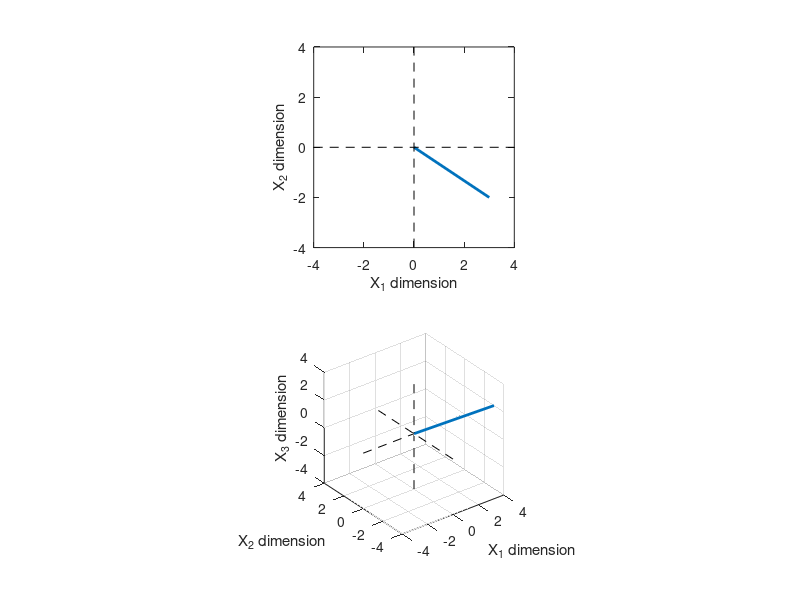
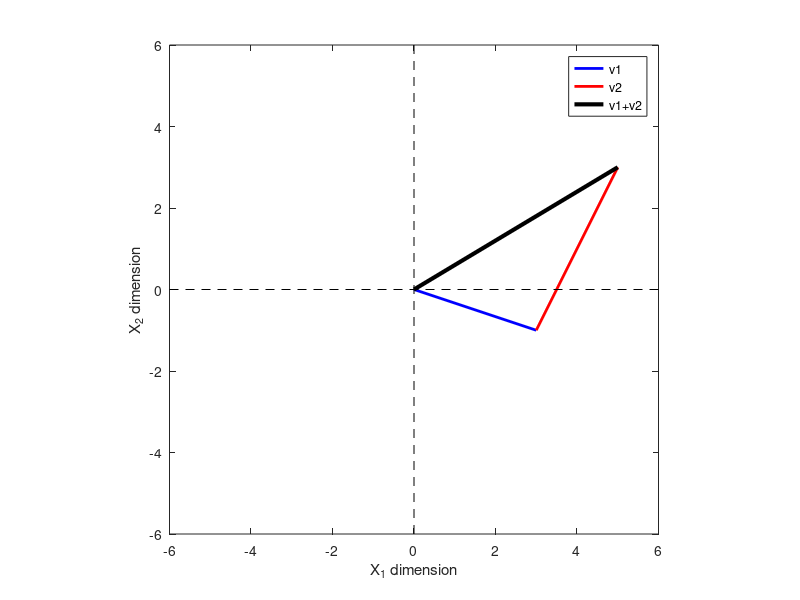
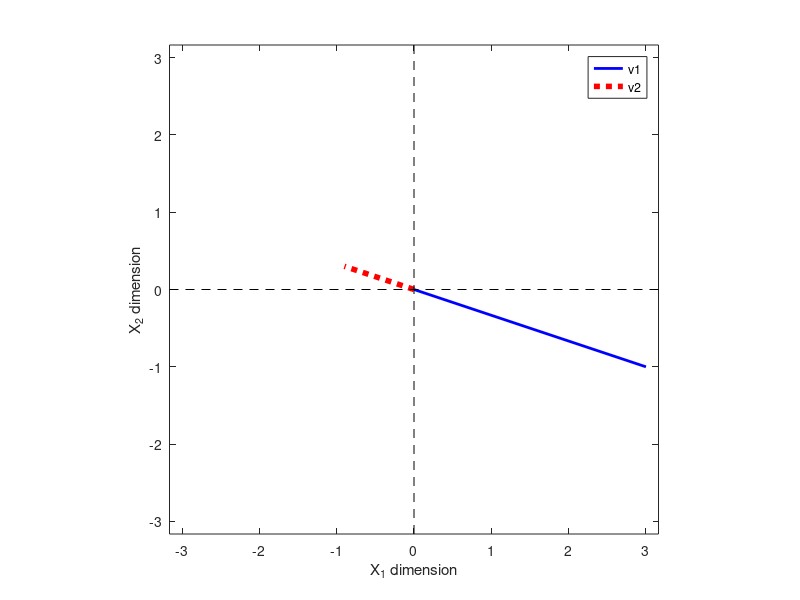
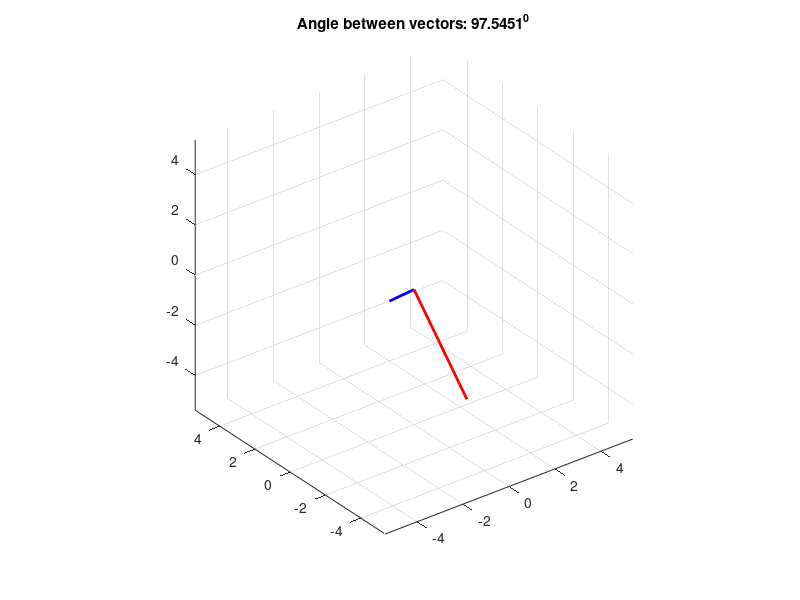

These charts were generated, in order, by the following MATLAB code: (Note: this script raises an error after producing the figures.)
%%
%     COURSE: Linear algebra: theory and implementation
%    SECTION: Vectors
%      VIDEO: Algebraic and geometric interpretations
% Instructor: sincxpress.com
%
%%

%% creating and plotting vectors


% 2-dimensional row vector
v2 = [ 3 -2 ];

% 3-dimensional row vector
v3 = [ 4 -3 2 ];

% row to column (or vice-versa):
% Transpose
v3'


% plot them
figure(1), clf
subplot(211)

% the main plotting line:
plot([0 v2(1)],[0 v2(2)],'linew',2)

% this code just makes the plot look nicer
axis square
axis([ -4 4 -4 4 ])
hold on
plot(get(gca,'xlim'),[0 0],'k--')
plot([0 0],get(gca,'ylim'),'k--')
xlabel('X_1 dimension')
ylabel('X_2 dimension')


% plot the 3D vector
subplot(212)

% the main plotting code:
plot3([0 v3(1)],[0 v3(2)],[0 v3(3)],'linew',2)

% make the plot look nicer
axis square
axis([ -4 4 -4 4 -4 4 ])
hold on, grid on
plot3(get(gca,'xlim'),[0 0],[0 0],'k--')
plot3([0 0],get(gca,'ylim'),[0 0],'k--')
plot3([0 0],[0 0],get(gca,'zlim'),'k--')
xlabel('X_1 dimension')
ylabel('X_2 dimension')
zlabel('X_3 dimension')

% might be easier to see when rotated
rotate3d on 


%%
%     COURSE: Linear algebra: theory and implementation
%    SECTION: Vectors
%      VIDEO: Vector addition/subtraction
% Instructor: sincxpress.com
%
%%

v1 = [ 3 -1 ];
v2 = [ 2  4 ];

v3 = v1+v2;


% plot them
figure(2), clf

% the main plotting lines:
plot([0 v1(1)],[0 v1(2)],'b','linew',2)
hold on
plot([0 v2(1)]+v1(1),[0 v2(2)]+v1(2),'r','linew',2)
plot([0 v3(1)],[0 v3(2)],'k','linew',3)
legend({'v1';'v2';'v1+v2'},'AutoUpdate','off')

% this code just makes the plot look nicer
axis square
axis([ -1 1 -1 1 ]*6)
hold on
plot(get(gca,'xlim'),[0 0],'k--')
plot([0 0],get(gca,'ylim'),'k--')
xlabel('X_1 dimension')
ylabel('X_2 dimension')


%%
%     COURSE: Linear algebra: theory and implementation
%    SECTION: Vectors
%      VIDEO: Vector-scalar multiplication
% Instructor: sincxpress.com
%
%%

v1 = [ 3 -1 ];
l  = -.3;


% plot them
figure(3), clf

% the main plotting lines:
plot([0 v1(1)],[0 v1(2)],'b','linew',2)
hold on
plot([0 v1(1)]*l,[0 v1(2)]*l,'r:','linew',4)
legend({'v1';'v2'},'AutoUpdate','off')

% this code just makes the plot look nicer
axis square
axis([ -1 1 -1 1 ]*max([norm(v1) norm(v1*l)]))
hold on
plot(get(gca,'xlim'),[0 0],'k--')
plot([0 0],get(gca,'ylim'),'k--')
xlabel('X_1 dimension')
ylabel('X_2 dimension')


%%
%     COURSE: Linear algebra: theory and implementation
%    SECTION: Vectors
%      VIDEO: Vector-vector multiplication: the dot product
% Instructor: sincxpress.com
%
%%

%% many ways to compute the dot product

v1 = [ 1 2 3 4 5  ];
v2 = [ 0 -4 -3 6 5 ];

% method 1
dp = sum( v1.*v2 );

% method 2
dp = dot( v1,v2 );

% method 3
dp = v1*v2';

% method 4
dp = 0; % initialize

% loop over elements
for i=1:length(v1)
    
    % multiply corresponding element and sum
    dp = dp + v1(i)*v2(i);
end


%%
%     COURSE: Linear algebra: theory and implementation
%    SECTION: Vectors
%      VIDEO: Dot product properties: associative and distributive
% Instructor: sincxpress.com
%
%%

%% Distributive property

% create random vectors
n = 10;
a = randn(n,1);
b = randn(n,1);
c = randn(n,1);

% the two results
res1 = a' * (b+c);
res2 = a'*b + a'*c;

% compare them
disp([ res1 res2 ])

%% Associative property

% create random vectors
n = 10;
a = randn(n,1);
b = randn(n,1);
c = randn(n,1);

% compute results
disp(b'*c);
res1 = a' * (b'*c);
res2 = (a'*b)' * c;

disp([ res1' res2 ])

%%% special cases where associative property works!
% 1) one vector is the zeros vector
n = 10;
a = zeros(n,1);
b = randn(n,1);
c = randn(n,1);

% compute results
res1 = a' * (b'*c);
res2 = (a'*b)' * c;

disp([ res1' res2 ])
% 2) a==b==c
n = 10;
a = randn(n,1);
b = a;
c = a;


% compute results
res1 = a' * (b'*c);
res2 = (a'*b)' * c;
disp([ res1' res2 ])

%%
%     COURSE: Linear algebra: theory and implementation
%    SECTION: Vectors
%      VIDEO: Vector length
% Instructor: sincxpress.com
%
%%

v1 = [ 1 2 3 4 5 6 ];

% methods 1-4, just like with the regular dot product, e.g.:
vl = sqrt( sum(v1.*v1) );

disp(vl)

% method 5: take the norm
vl = norm(v1);

disp(vl)
%%
%     COURSE: Linear algebra: theory and implementation
%    SECTION: Vectors
%      VIDEO: The dot product from a geometric perspective
% Instructor: sincxpress.com
%
%%


% two vectors
v1 = [ 2  4 -3 ];
v2 = [ 0 -3 -3 ];

% compute the angle (radians) between two vectors
ang = acos( dot(v1,v2) / (norm(v1)*norm(v2)) );


% draw them
figure(4), clf
plot3([0 v1(1)],[0 v1(2)],[0 v1(3)],'b','linew',2)
hold on
plot3([0 v2(1)],[0 v2(2)],[0 v2(3)],'r','linew',2)

axmax = max([ norm(v1) norm(v2) ]);
axis([-1 1 -1 1 -1 1]*axmax)
grid on, rotate3d on, axis square
title([ 'Angle between vectors: ' num2str(rad2deg(ang)) '^0' ])

%% equivalence of algebraic and geometric dot product formulas

% two vectors
v1 = [ 2  4 -3 ];
v2 = [ 0 -3 -3 ];


% algebraic
dp_a = sum( v1.*v2 );

% geometric
dp_g = norm(v1)*norm(v2)*cos(ang);

% print dot product to command
disp([ 'Algebra: ' num2str(dp_a) ', geometry: ' num2str(dp_g) ])


%%
%     COURSE: Linear algebra: theory and implementation
%    SECTION: Vectors
%      VIDEO: Vector Hadamard multiplication
% Instructor: sincxpress.com
%
%%

w1 = [ 1 3 5 ];
w2 = [ 3 4 2 ];

w3 = w1 .* w2


%%
%     COURSE: Linear algebra: theory and implementation
%    SECTION: Vectors
%      VIDEO: Vector outer product
% Instructor: sincxpress.com
%
%%

v1 = [  1 2 3 ]'; % transpose (') to make column vectors
v2 = [ -1 0  ]';

% dot (inner) product!
% v1'*v2

% outer product
v1*v2'

% terrible programming, but helps conceptually:
op = zeros(length(v1),length(v2));
for i=1:length(v1)
    for j=1:length(v2)
        op(i,j) = v1(i) * v2(j);
    end
end


%%
%     COURSE: Linear algebra: theory and implementation
%    SECTION: Vectors
%      VIDEO: Vector cross product
% Instructor: sincxpress.com
%
%%

% create vectors
v1  = [ -3  2 5 ];
v2  = [  4 -3 0 ];

% MATLAB's cross-product function
v3a = cross( v1,v2 );

% "manual" method
v3b = [ v1(2)*v2(3) - v1(3)*v2(2) ;
        v1(3)*v2(1) - v1(1)*v2(3) ;
        v1(1)*v2(2) - v1(2)*v2(1) ];

    
%%% draw the vectors and the plane they span
figure(5), clf, hold on
h = ezmesh( @(s,t)v1(1)*s+v2(1)*t , @(s,t)v1(2)*s+v2(2)*t , @(s,t)v1(3)*s+v2(3)*t , [-1 1 -1 1]*2);
set(h,'facecolor','g','cdata',ones(50),'EdgeColor','none')

% individual vectors
plot3([0 v1(1)],[0 v1(2)],[0 v1(3)],'k','linew',3)
plot3([0 v2(1)],[0 v2(2)],[0 v2(3)],'k','linew',3)
plot3([0 v3a(1)],[0 v3a(2)],[0 v3a(3)],'r--','linew',3)

% make the plot look a bit nicer
xlabel('R_1'), ylabel('R_2'), zlabel('R_3')
axis square
grid on, rotate3d on, hold on
title('')

    
%%
%     COURSE: Linear algebra: theory and implementation
%    SECTION: Vectors
%      VIDEO: Hermitian transpose (a.k.a. conjugate transpose)
% Instructor: sincxpress.com
%
%%

% create a complex number
z = complex(3,4);

% magnitude
norm(z)

% by transpose?
transpose(z)*z

% by Hermitian transpose
z'*z

% not the Hermitian:
z.'*z



% complex vector
v = [ 3 4i 5+2i complex(2,-5) ];
v'
v.'
transpose(v)

%%
%     COURSE: Linear algebra: theory and implementation
%    SECTION: Vectors
%      VIDEO: Interpreting and creating unit vectors
% Instructor: sincxpress.com
%
%%

% vector
v1 = [ 3 / 5 ];

% mu
mu = 1/norm(v1);


% plot them
figure(5), clf

% the main plotting lines:
plot([0 v1(1)],[0 v1(2)],'b','linew',2)
hold on
plot([0 v1(1)]*mu,[0 v1(2)]*mu,'r:','linew',4)
legend({'v1';'v1-unit'},'AutoUpdate','off')

% this code just makes the plot look nicer
axis square
axis([ -1 1 -1 1 ]*norm(v1))
hold on
plot(get(gca,'xlim'),[0 0],'k--')
plot([0 0],get(gca,'ylim'),'k--')
xlabel('X_1 dimension')
ylabel('X_2 dimension')

%%
%     COURSE: Linear algebra: theory and implementation
%    SECTION: Vectors
%      VIDEO: Span
% Instructor: sincxpress.com
%
%%

% set S
S = [ [1 1 0]' [1 7 0]' ]; 

% vectors v and w
v = [1 2 0]';
w = [3 2 1]';


figure(6), clf, hold on
plot3([0 S(1,1)],[0 S(2,1)],[0 S(3,1)],'g','linew',3)
plot3([0 S(1,2)],[0 S(2,2)],[0 S(3,2)],'g','linew',3)

plot3([0 v(1)],[0 v(2)],[0 v(3)],'k','linew',3)
plot3([0 w(1)],[0 w(2)],[0 w(3)],'b','linew',3)

% draw the plane spanned by S
normvec = cross(S(:,1),S(:,2));
[X,Y] = meshgrid(-4:4,-4:4);
disp(normvec)
z = -(normvec(1)*X + normvec(2)*Y)/normvec(3);
disp(z)
surf(X,Y,z)
shading interp

axis square
grid on, rotate3d on

%% end.

% Interested in more courses? See sincxpress.com 
% Use code MXC-DISC4ALL for the lowest price for all courses.
